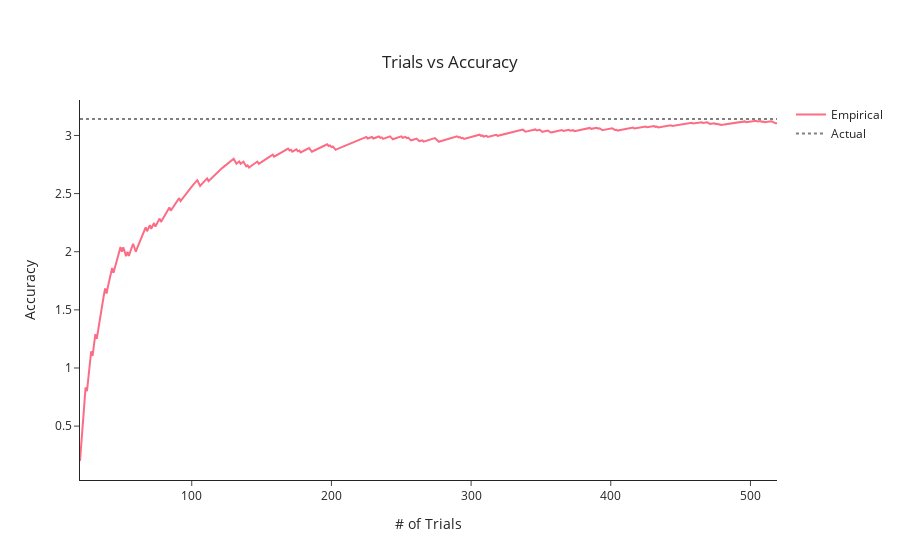

Notebook source saved alongside this figure:
### Code cell
# Accuracy and Precision with # of points
import math

test = test.head(500)
test.index = test.index + 1
x = test.index
test['cumulative'] = test['inside'].cumsum()
test['pi'] = test['cumulative'] * 4 / test.index

fig = go.Figure()
fig.add_trace(go.Scatter(x = x, y = test['pi'], mode = 'lines', name = 'Empirical', line=dict(color='#fc6c85', dash='solid')))

# Update layout with a centered title
fig.update_layout(
    title="Trials vs Accuracy",
    xaxis_title="# of Trials",
    yaxis_title="Accuracy",
    title_x=0.5,
    title_y=0.9,
    template = 'simple_white')

fig.add_trace(go.Scatter(x=[min(x), max(x)], y=[math.pi, math.pi], mode='lines', name='Actual', line=dict(color='grey', dash = 'dot')))
fig.show()

### Figure 1 — Plotly figure (JSON) as saved in the notebook; plotly's stock layout.template omitted (floating-point values rounded to 4 significant figures; data arrays with more than 128 entries replaced by an {"elided": "..."} marker saying what was removed)
{"data": [{"line": {"color": "#fc6c85", "dash": "solid"}, "mode": "lines", "name": "Empirical", "type": "scatter", "x": {"elided": "500 int values"}, "y": {"elided": "500 float values"}}, {"line": {"color": "grey", "dash": "dot"}, "mode": "lines", "name": "Actual", "type": "scatter", "x": [20, 519], "y": [3.142, 3.142]}], "layout": {"title": {"text": "Trials vs Accuracy", "x": 0.5, "y": 0.9}, "xaxis": {"title": {"text": "# of Trials"}}, "yaxis": {"title": {"text": "Accuracy"}}}}
